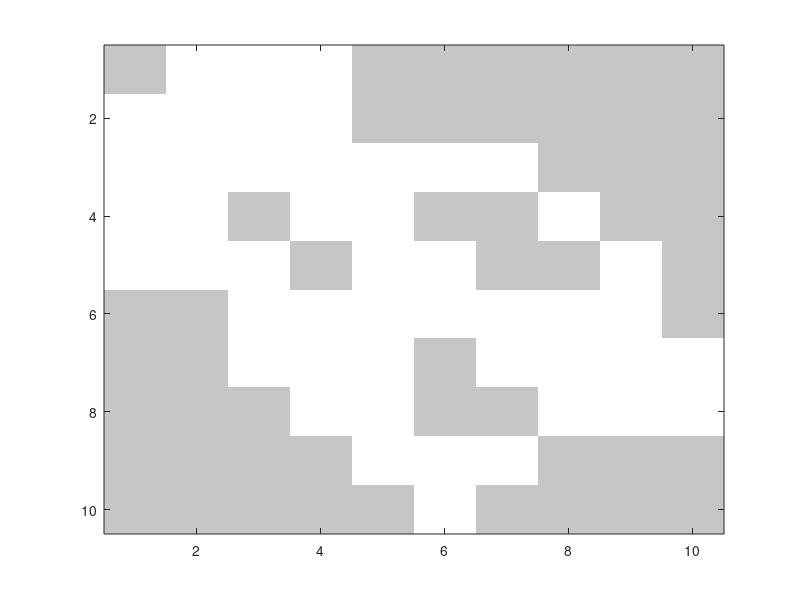

Reproduce this figure in MATLAB.
close all;
clear;
clc;

import1=load('case1_T.mat');
v1=import1.data(:,1);
v2=import1.data(:,2);
v3=import1.data(:,3);
v4=import1.data(:,4);
v5=import1.data(:,5);

% initial occupancy grid map
ocmap_Thermo = 0.5*ones(10,10);

% temperature measurement (set by the user)
% will be replaced with the actuall data on experiment
T1=mean((v1-1.25)/(0.005*5)); % top left
T2=mean((v2-1.25)/(0.005*5)); % top right
T3=mean((v3-1.25)/(0.005*5)); % centre
T4=mean((v4-1.25)/(0.005*5)); % bot left
T5=mean((v5-1.25)/(0.005*5)); % bot right


% create the temperature map
T1_Map=zeros(10,10);
T2_Map=zeros(10,10);
T3_Map=zeros(10,10);
T4_Map=zeros(10,10);
T5_Map=zeros(10,10);
T_Map=zeros(10,10);

Tmax=8.6;
for i=1:1:10
    for j=1:1:10
        T1_Map(i,j)=T1+double(round(sqrt(i^2+j^2)))*0.2;
        T2_Map(i,j)=T2+double(round(sqrt(i^2+(11-j)^2)))*0.2;
        T4_Map(i,j)=T4+double(round(sqrt((11-i)^2+j^2)))*0.2;
        T5_Map(i,j)=T5+double(round(sqrt((11-i)^2+(11-j)^2)))*0.2;
        T3_Map(i,j)=T3+double(round(sqrt((5.5-(i-0.5))^2+(5.5-(j-0.5))^2)))*0.2;
    end
end

for i=1:1:10
    for j=1:1:10
        a=abs(Tmax-T1_Map(i,j));
        b=abs(Tmax-T2_Map(i,j));
        c=abs(Tmax-T3_Map(i,j));
        d=abs(Tmax-T4_Map(i,j));
        e=abs(Tmax-T5_Map(i,j));
        A=[a,b,c,d,e];
        if a==min(A)
            T_Map(i,j)=T1_Map(i,j);
        elseif b==min(A)
            T_Map(i,j)=T2_Map(i,j);
        elseif c==min(A)
            T_Map(i,j)=T3_Map(i,j);
        elseif d==min(A)
            T_Map(i,j)=T4_Map(i,j);
        else
            T_Map(i,j)=T5_Map(i,j);
        end
    end
end

% update the occupancy grid map
for i=1:1:10
    for j=1:1:10
        if abs(Tmax-T_Map(i,j))<=0.1
            ocmap_Thermo(i,j)=0.9;
        elseif Tmax-T_Map(i,j)<=0.15 && Tmax-T_Map(i,j)>0.1
            ocmap_Thermo(i,j)=0.7;
        else
            continue;
        end
    end
end
% create occunpacy grip mapping
image(100*ocmap_Thermo);
colormap(gray);

    




